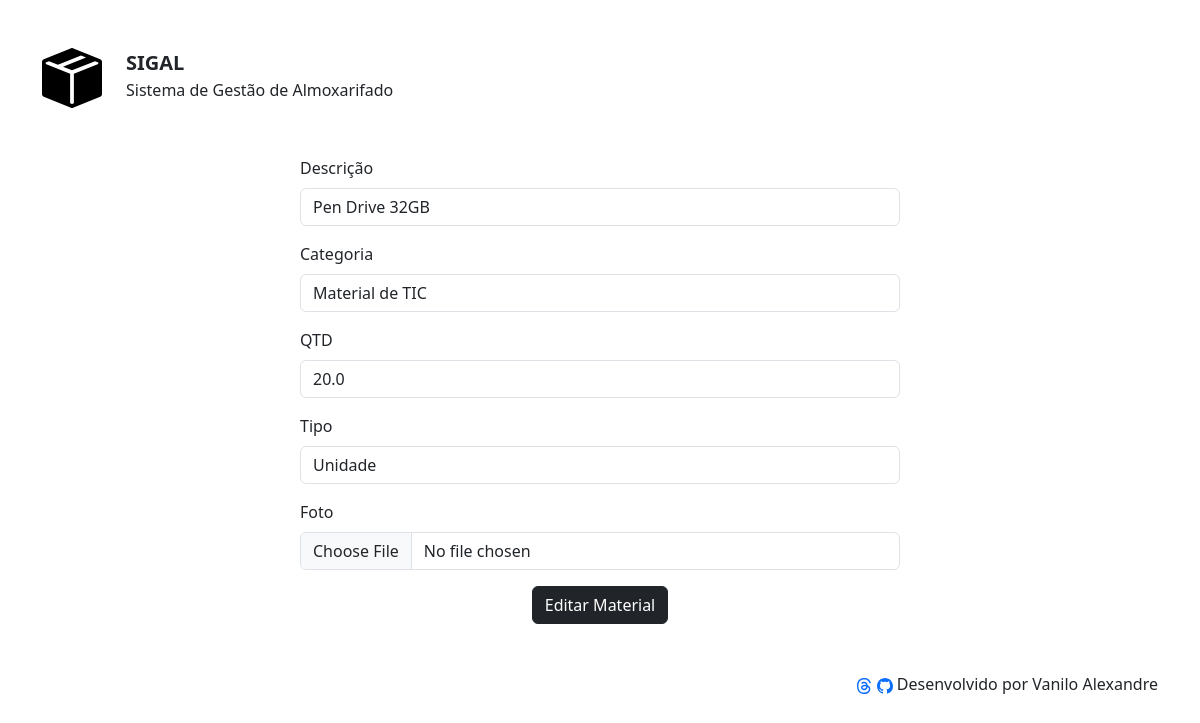
The app's page /edit-material/1 (signed in), older data.
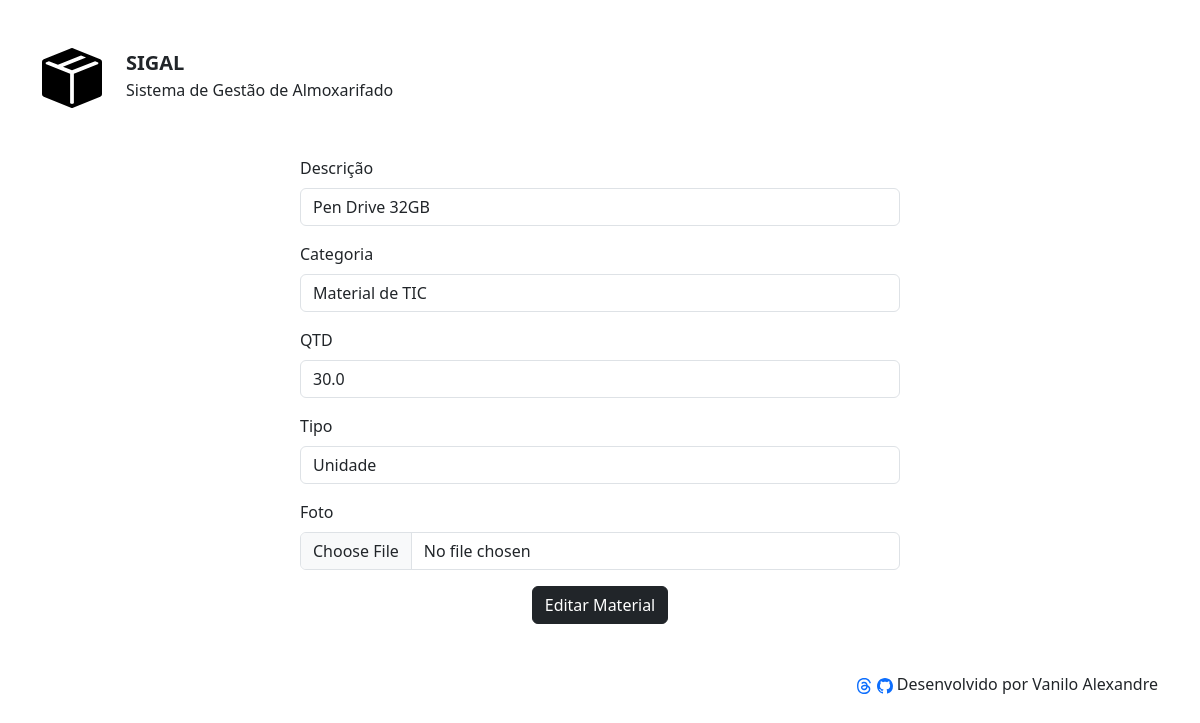
The same page, newer data.
### apps/estoque/models.py (models this page shows, shortened)
class Material(models.Model):
    OPCOES_CATEGORIA = [
        ("MAT-TIC", "Material de TIC"),
        ("MAT-EXPEDIENTE", "Material de Expediente"),
        ("MAT-ESCRITORIO", "Material de Escritório"),
    ]
    OPCOES_MEDIDA = [
        ("UND", "Unidade"),
        ("KG", "Quilograma"),
        ("PCT", "Pacote"),
    ]
    desc = models.CharField(max_length=100, null=False, blank=False)
    categoria = models.CharField(max_length=100, choices=OPCOES_CATEGORIA, default="")
    qtd = models.DecimalField(max_digits=8, decimal_places=1, null=False, blank=False)
    tipo = models.CharField(max_length=100, choices=OPCOES_MEDIDA, default="UND")
    foto = models.ImageField(upload_to="fotos/%Y/%m/%d/", blank=True)

### apps/estoque/views.py (the view)
# urls.py: path("edit-material/<int:materialID>", editMaterial, name="edit-material"),
def editMaterial(request, materialID):
    if not request.user.is_authenticated:
        messages.error(request, 'Usuário não logado')
        return redirect('login')
    material = Material.objects.get(id=materialID)
    form = MaterialForms(instance=material)
    if request.method == 'POST':
        form = MaterialForms(request.POST, request.FILES, instance=material)
        if form.is_valid():
            form.save()
            messages.success(request, 'Material Editado com Sucesso!')
            return redirect('index')
    return render(request, 'estoque/editMaterial.html', {'form':form, 'materialID':materialID})

### apps/estoque/forms.py
class MaterialForms(forms.ModelForm):
    class Meta:
        model = Material
        exclude = []
        labels = {
            "desc":"Descrição",
            "categoria":"Categoria",
            "qtd":"QTD",
            "tipo":"Tipo",
            "foto":"Foto",
        }
        widgets = {
            "desc": forms.TextInput(attrs={"class":"form-control"}),
            "categoria": forms.Select(attrs={"class":"form-control"}),
            "qtd": forms.NumberInput(attrs={"class":"form-control"}),
            "tipo": forms.Select(attrs={"class":"form-control"}),
            "foto": forms.FileInput(attrs={"class":"form-control"}),
        }

### templates/estoque/editMaterial.html (shortened to what this page needs)
{% extends 'shared/base.html' %}
{% load static %}
{% block content %}
<body>
    <div class="container-sm">
        <form action="{% url 'edit-material' materialID%}" method="POST" class="mx-auto" style="max-width: 600px;" enctype="multipart/form-data">
            {% for field in form.visible_fields %}
            <div class="mb-3" style="margin-bottom: 10px;">
                <label for="{{ field.id_for_label }}" class="form-label">{{field.label}}</label>
                {{ field }}
            </div>
            {% endfor %}
            <div class="mb-3 text-center">
                <button type="submit" class="btn btn-dark">Editar Material</button>
            </div>
        </form>
    </div>
</body>
{% endblock %}

Row changes from the older to the newer data that the page shows:
changed Material "Pen Drive 32GB": qtd "20.0" → "30.0"
